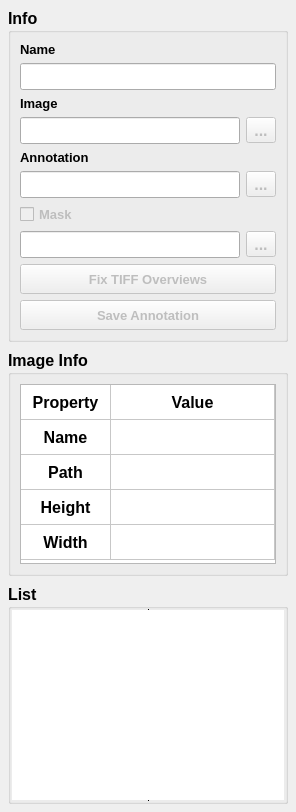
      <widget class="QWidget" name="panel_file">
       <attribute name="title">
        <string>File</string>
       </attribute>
       <layout class="QVBoxLayout" name="verticalLayout_4">
        <property name="spacing">
         <number>8</number>
        </property>
        <property name="leftMargin">
         <number>8</number>
        </property>
        <property name="topMargin">
         <number>8</number>
        </property>
        <property name="rightMargin">
         <number>8</number>
        </property>
        <property name="bottomMargin">
         <number>8</number>
        </property>
        <item>
         <widget class="QGroupBox" name="label_info">
          <property name="font">
           <font>
            <family>Arial</family>
            <pointsize>12</pointsize>
            <weight>75</weight>
            <bold>true</bold>
           </font>
          </property>
          <property name="title">
           <string>Info</string>
          </property>
          <layout class="QVBoxLayout" name="verticalLayout">
           <item>
            <widget class="QLabel" name="label_info_name">
             <property name="sizePolicy">
              <sizepolicy hsizetype="Preferred" vsizetype="Preferred">
               <horstretch>0</horstretch>
               <verstretch>0</verstretch>
              </sizepolicy>
             </property>
             <property name="font">
              <font>
               <family>Arial</family>
               <pointsize>10</pointsize>
               <weight>75</weight>
               <bold>true</bold>
              </font>
             </property>
             <property name="text">
              <string>Name</string>
             </property>
            </widget>
           </item>
           <item>
            <widget class="QLineEdit" name="input_info_name">
             <property name="focusPolicy">
              <enum>Qt::NoFocus</enum>
             </property>
             <property name="readOnly">
              <bool>true</bool>
             </property>
            </widget>
           </item>
           <item>
            <widget class="QLabel" name="label_info_image">
             <property name="sizePolicy">
              <sizepolicy hsizetype="Preferred" vsizetype="Preferred">
               <horstretch>0</horstretch>
               <verstretch>0</verstretch>
              </sizepolicy>
             </property>
             <property name="font">
              <font>
               <family>Arial</family>
               <pointsize>10</pointsize>
               <weight>75</weight>
               <bold>true</bold>
              </font>
             </property>
             <property name="text">
              <string>Image</string>
             </property>
            </widget>
           </item>
           <item>
            <widget class="QWidget" name="info_image" native="true">
             <layout class="QHBoxLayout" name="horizontalLayout_21">
              <property name="spacing">
               <number>6</number>
              </property>
              <property name="leftMargin">
               <number>0</number>
              </property>
              <property name="topMargin">
               <number>0</number>
              </property>
              <property name="rightMargin">
               <number>0</number>
              </property>
              <property name="bottomMargin">
               <number>0</number>
              </property>
              <item>
               <widget class="QLineEdit" name="input_info_image">
                <property name="focusPolicy">
                 <enum>Qt::NoFocus</enum>
                </property>
                <property name="readOnly">
                 <bool>true</bool>
                </property>
               </widget>
              </item>
              <item>
               <widget class="QToolButton" name="btn_info_image">
                <property name="enabled">
                 <bool>false</bool>
                </property>
                <property name="text">
                 <string>...</string>
                </property>
                <property name="icon">
                 <iconset>
                  <normaloff>../resources/icons/open.svg</normaloff>../resources/icons/open.svg</iconset>
                </property>
               </widget>
              </item>
             </layout>
            </widget>
           </item>
           <item>
            <widget class="QLabel" name="label_info_annotation">
             <property name="font">
              <font>
               <family>Arial</family>
               <pointsize>10</pointsize>
               <weight>75</weight>
               <bold>true</bold>
              </font>
             </property>
             <property name="text">
              <string>Annotation</string>
             </property>
            </widget>
           </item>
           <item>
            <widget class="QWidget" name="info_annotation" native="true">
             <layout class="QHBoxLayout" name="horizontalLayout_22">
              <property name="spacing">
               <number>6</number>
              </property>
              <property name="leftMargin">
               <number>0</number>
              </property>
              <property name="topMargin">
               <number>0</number>
              </property>
              <property name="rightMargin">
               <number>0</number>
              </property>
              <property name="bottomMargin">
               <number>0</number>
              </property>
              <item>
               <widget class="QLineEdit" name="input_info_annotation">
                <property name="focusPolicy">
                 <enum>Qt::NoFocus</enum>
                </property>
                <property name="readOnly">
                 <bool>true</bool>
                </property>
               </widget>
              </item>
              <item>
               <widget class="QToolButton" name="btn_info_annotation">
                <property name="enabled">
                 <bool>false</bool>
                </property>
                <property name="text">
                 <string>...</string>
                </property>
                <property name="icon">
                 <iconset>
                  <normaloff>../resources/icons/open.svg</normaloff>../resources/icons/open.svg</iconset>
                </property>
               </widget>
              </item>
             </layout>
            </widget>
           </item>
           <item>
            <widget class="QCheckBox" name="checkbox_info_mask">
             <property name="enabled">
              <bool>false</bool>
             </property>
             <property name="font">
              <font>
               <family>Arial</family>
               <pointsize>10</pointsize>
               <weight>75</weight>
               <bold>true</bold>
              </font>
             </property>
             <property name="text">
              <string>Mask</string>
             </property>
            </widget>
           </item>
           <item>
            <widget class="QWidget" name="info_mask" native="true">
             <layout class="QHBoxLayout" name="horizontalLayout_19">
              <property name="spacing">
               <number>6</number>
              </property>
              <property name="leftMargin">
               <number>0</number>
              </property>
              <property name="topMargin">
               <number>0</number>
              </property>
              <property name="rightMargin">
               <number>0</number>
              </property>
              <property name="bottomMargin">
               <number>0</number>
              </property>
              <item>
               <widget class="QLineEdit" name="input_info_mask">
                <property name="focusPolicy">
                 <enum>Qt::NoFocus</enum>
                </property>
                <property name="readOnly">
                 <bool>true</bool>
                </property>
               </widget>
              </item>
              <item>
               <widget class="QToolButton" name="btn_info_mask">
                <property name="enabled">
                 <bool>false</bool>
                </property>
                <property name="text">
                 <string>...</string>
                </property>
                <property name="icon">
                 <iconset>
                  <normaloff>../resources/icons/open.svg</normaloff>../resources/icons/open.svg</iconset>
                </property>
               </widget>
              </item>
             </layout>
            </widget>
           </item>
           <item>
            <widget class="QPushButton" name="btn_info_fix">
             <property name="enabled">
              <bool>false</bool>
             </property>
             <property name="minimumSize">
              <size>
               <width>0</width>
               <height>30</height>
              </size>
             </property>
             <property name="font">
              <font>
               <family>Arial</family>
               <pointsize>10</pointsize>
               <weight>75</weight>
               <bold>true</bold>
              </font>
             </property>
             <property name="text">
              <string>Fix TIFF Overviews</string>
             </property>
            </widget>
           </item>
           <item>
            <widget class="QPushButton" name="btn_info_save">
             <property name="enabled">
              <bool>false</bool>
             </property>
             <property name="minimumSize">
              <size>
               <width>0</width>
               <height>30</height>
              </size>
             </property>
             <property name="font">
              <font>
               <family>Arial</family>
               <pointsize>10</pointsize>
               <weight>75</weight>
               <bold>true</bold>
              </font>
             </property>
             <property name="text">
              <string>Save Annotation</string>
             </property>
            </widget>
           </item>
          </layout>
         </widget>
        </item>
        <item>
         <widget class="QGroupBox" name="GroupBox_ImageInfo">
          <property name="font">
           <font>
            <family>Arial</family>
            <pointsize>12</pointsize>
            <weight>75</weight>
            <bold>true</bold>
           </font>
          </property>
          <property name="title">
           <string>Image Info</string>
          </property>
          <layout class="QVBoxLayout" name="verticalLayout_12">
           <item>
            <widget class="QTableWidget" name="TableWidget_ImageInfo">
             <property name="sizePolicy">
              <sizepolicy hsizetype="Preferred" vsizetype="Fixed">
               <horstretch>0</horstretch>
               <verstretch>0</verstretch>
              </sizepolicy>
             </property>
             <property name="minimumSize">
              <size>
               <width>0</width>
               <height>180</height>
              </size>
             </property>
             <property name="maximumSize">
              <size>
               <width>16777215</width>
               <height>180</height>
              </size>
             </property>
             <attribute name="horizontalHeaderVisible">
              <bool>false</bool>
             </attribute>
             <attribute name="horizontalHeaderCascadingSectionResizes">
              <bool>true</bool>
             </attribute>
             <attribute name="horizontalHeaderMinimumSectionSize">
              <number>90</number>
             </attribute>
             <attribute name="horizontalHeaderDefaultSectionSize">
              <number>90</number>
             </attribute>
             <attribute name="horizontalHeaderStretchLastSection">
              <bool>true</bool>
             </attribute>
             <attribute name="verticalHeaderVisible">
              <bool>false</bool>
             </attribute>
             <attribute name="verticalHeaderMinimumSectionSize">
              <number>35</number>
             </attribute>
             <attribute name="verticalHeaderDefaultSectionSize">
              <number>35</number>
             </attribute>
             <attribute name="verticalHeaderStretchLastSection">
              <bool>false</bool>
             </attribute>
             <row>
              <property name="text">
               <string>0</string>
              </property>
             </row>
             <row>
              <property name="text">
               <string>1</string>
              </property>
             </row>
             <row>
              <property name="text">
               <string>2</string>
              </property>
             </row>
             <row>
              <property name="text">
               <string>3</string>
              </property>
             </row>
             <row>
              <property name="text">
               <string>4</string>
              </property>
             </row>
             <column>
              <property name="text">
               <string>name</string>
              </property>
             </column>
             <column>
              <property name="text">
               <string>value</string>
              </property>
             </column>
             <item row="0" column="0">
              <property name="text">
               <string>Property</string>
              </property>
              <property name="font">
               <font>
                <weight>75</weight>
                <bold>true</bold>
               </font>
              </property>
              <property name="textAlignment">
               <set>AlignCenter</set>
              </property>
             </item>
             <item row="0" column="1">
              <property name="text">
               <string>Value</string>
              </property>
              <property name="font">
               <font>
                <weight>75</weight>
                <bold>true</bold>
               </font>
              </property>
              <property name="textAlignment">
               <set>AlignCenter</set>
              </property>
             </item>
             <item row="1" column="0">
              <property name="text">
               <string>Name</string>
              </property>
              <property name="font">
               <font>
                <weight>75</weight>
                <bold>true</bold>
               </font>
              </property>
              <property name="textAlignment">
               <set>AlignCenter</set>
              </property>
             </item>
             <item row="2" column="0">
              <property name="text">
               <string>Path</string>
              </property>
              <property name="font">
               <font>
                <weight>75</weight>
                <bold>true</bold>
               </font>
              </property>
              <property name="textAlignment">
               <set>AlignCenter</set>
              </property>
             </item>
             <item row="3" column="0">
              <property name="text">
               <string>Height</string>
              </property>
              <property name="font">
               <font>
                <weight>75</weight>
                <bold>true</bold>
               </font>
              </property>
              <property name="textAlignment">
               <set>AlignCenter</set>
              </property>
             </item>
             <item row="4" column="0">
              <property name="text">
               <string>Width</string>
              </property>
              <property name="font">
               <font>
                <weight>75</weight>
                <bold>true</bold>
               </font>
              </property>
              <property name="textAlignment">
               <set>AlignCenter</set>
              </property>
             </item>
            </widget>
           </item>
          </layout>
         </widget>
        </item>
        <item>
         <widget class="QGroupBox" name="panel_list">
          <property name="font">
           <font>
            <family>Arial</family>
            <pointsize>12</pointsize>
            <weight>75</weight>
            <bold>true</bold>
           </font>
          </property>
          <property name="title">
           <string>List</string>
          </property>
          <layout class="QVBoxLayout" name="verticalLayout_3">
           <property name="spacing">
            <number>0</number>
           </property>
           <property name="leftMargin">
            <number>0</number>
           </property>
           <property name="topMargin">
            <number>0</number>
           </property>
           <property name="rightMargin">
            <number>0</number>
           </property>
           <property name="bottomMargin">
            <number>0</number>
           </property>
           <item>
            <widget class="QListView" name="file_list">
             <property name="sizePolicy">
              <sizepolicy hsizetype="Expanding" vsizetype="Expanding">
               <horstretch>0</horstretch>
               <verstretch>0</verstretch>
              </sizepolicy>
             </property>
             <property name="font">
              <font>
               <family>Arial</family>
               <pointsize>10</pointsize>
              </font>
             </property>
             <property name="frameShape">
              <enum>QFrame::VLine</enum>
             </property>
             <property name="frameShadow">
              <enum>QFrame::Plain</enum>
             </property>
             <property name="editTriggers">
              <set>QAbstractItemView::NoEditTriggers</set>
             </property>
             <property name="defaultDropAction">
              <enum>Qt::IgnoreAction</enum>
             </property>
            </widget>
           </item>
          </layout>
         </widget>
        </item>
       </layout>
      </widget>
